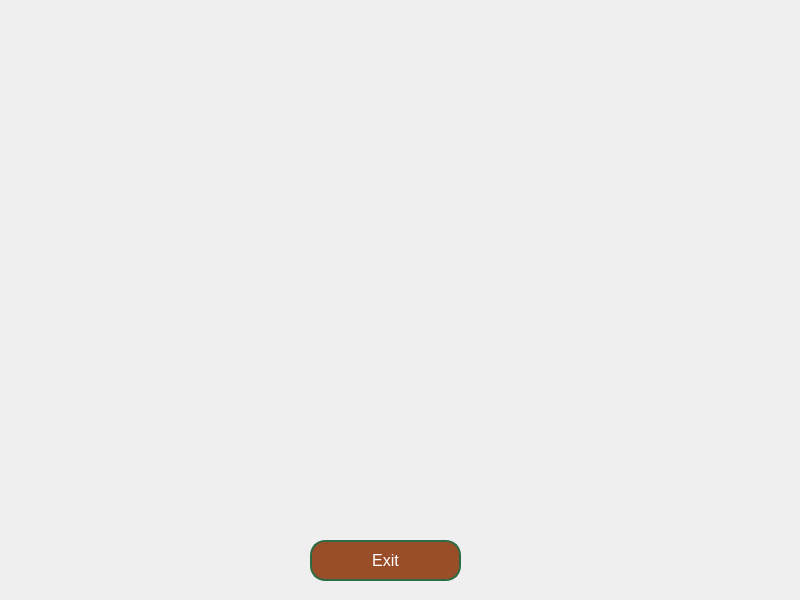
<?xml version="1.0" encoding="UTF-8"?>
<ui version="4.0">
 <class>GameResultWindow</class>
 <widget class="QDialog" name="GameResultWindow">
  <property name="geometry">
   <rect>
    <x>0</x>
    <y>0</y>
    <width>800</width>
    <height>600</height>
   </rect>
  </property>
  <property name="windowTitle">
   <string>Dialog</string>
  </property>
  <widget class="QPushButton" name="exitButton">
   <property name="geometry">
    <rect>
     <x>310</x>
     <y>540</y>
     <width>151</width>
     <height>41</height>
    </rect>
   </property>
   <property name="styleSheet">
    <string notr="true">QPushButton {
            background-color: #994d28;
            color: white; 
            font-size: 16px; 
            border: 2px solid #2C6B43; 
            border-radius: 15px; 
            padding: 10px 20px;
            text-align: center;
        }

        QPushButton:pressed {
            background-color: #3E7F58;
        }

        QPushButton:hover {
            background-color: #3E7F58;
            border: 2px solid #A1D0B1;
        }</string>
   </property>
   <property name="text">
    <string>Exit</string>
   </property>
  </widget>
 </widget>
 <resources/>
 <connections/>
</ui>
